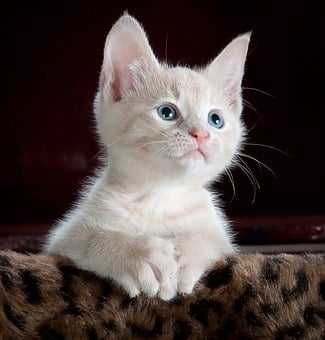
#> input picture Images/cat.jpg, 325 x 340 px
$ jupyter execute Lab_02_21-27-19_DS.ipynb   (shell and % lines are left out)
#> lines starting #> are read from the running program, lines starting #| are printed output that depends on the picture; after the words box and inside, x2 and y2 are one past the last pixel; in counts of white or black regions, pixels touching at a corner belong together
<h1 align="center">Lab Assignment 02</h1>

Name: Saurabh S. Ramteke
Roll No: 21-27-19
M.Tech: Data Science

Objective: To know how to use image filtering techniques

##### Importing Dependencies

[cell 1]
import cv2
import numpy as np
import random
import matplotlib.pyplot as plt

 LPF helps in removing noise, blurring images.
 HPF filters help in finding edges in images.

##### Types of Kernels
<div>

</div>

##### Noise Introduction

Speckle : a small spot or patch of colour.
<div>

</div>
Gauss : statistical noise having a probability density function (PDF) equal to that of the normal distribution, which is also known as the Gaussian distribution
<div>

</div>
Salt & Pepper : This noise can be caused by sharp and sudden disturbances in the image signal. It presents itself as sparsely occurring white and black pixels.
<div>

</div>
Poison :  uncertainty associated with the measurement of light, inherent to the quantized nature of light and the independence of photon detections.
<div>

</div>

[cell 2]
def copy_image():
    '''Copy the image, no parameter required'''
    image         = cv2.imread(r"Images//cat.jpg")
#> image is the input picture: shape (340, 325, 3); mean B, G, R 64.4, 66.9, 78.5
    image_RGB     = cv2.cvtColor(image, cv2.COLOR_BGR2RGB)
    return image_RGB

[cell 3]
def noisy(noise_typ, image):
    '''Function returns noisy image.
    Parameters
        Noise type = speckle, gauss, salt_pepper
        image = import image you want apply noise '''
#> called with noise_typ = 'speckle'

    if noise_typ =="speckle":
        row,col,ch = image.shape
#> row = 340; col = 325; ch = 3
        print(row,col,ch)
#| 340 325 3
        gauss = np.random.randn(row,col,ch)
        gauss = gauss.reshape(row,col,ch)
        noisy = image + gauss
        return noisy

    elif noise_typ == "gauss":
        row,col,ch= image.shape
        mean = 0
        var = 5
        sigma = var**0.5
        gauss = np.random.normal(mean,sigma,(row,col,ch))
        gauss = gauss.reshape(row,col,ch)
        noisy = image + gauss
        return noisy

    elif noise_typ == "salt_pepper":
        row,col,ch = image.shape
        noisy = np.copy(image)
        for i in range(row):
            y_cord = random.randint(0, row - 1)
            x_cord = random.randint(0, col - 1)
            noisy[y_cord][x_cord] = 255 # color pixel to white
        for i in range(col):
            y_cord = random.randint(0, row - 1)
            x_cord = random.randint(0, col - 1)
            noisy[y_cord][x_cord] = 0 # color pixel to black
        return noisy

#### Image Blurring (Smoothning)
Image blurring is achieved by convolving the image with a low-pass filter kernel. It is useful for removing noise. It actually removes high frequency content (eg: noise, edges) from the image. So edges are blurred a little bit in this operation (there are also blurring techniques which don't blur the edges).

##### 1. Averaging
It simply takes the average of all the pixels under the kernel area and replaces the central element.

##### 2. Gaussian Blurring
In this method, instead of a box filter, a Gaussian kernel is used. We should specify the width and height of the kernel which should be positive and odd. We also should specify the standard deviation in the X and Y directions, sigmaX and sigmaY respectively. If only sigmaX is specified, sigmaY is taken as the same as sigmaX. If both are given as zeros, they are calculated from the kernel size. Gaussian blurring is highly effective in removing Gaussian noise from an image.

Sigma controls amount of smoothning

##### 3. Median Blur
It takes the median of all the pixels under the kernel area and the central element is replaced with this median value. This is highly effective against salt-and-pepper noise in an image. Interestingly, in the above filters, the central element is a newly calculated value which may be a pixel value in the image or a new value. But in median blurring, the central element is always replaced by some pixel value in the image. It reduces the noise effectively. Its kernel size should be a positive odd integer.

[cell 4]
def smoothning_func(image, noise):
    '''Function will smoothen the noisy image and shows diff. o/p using diff. smoothening kernels.
    Parameters:
        image = original image - to show it in the screen to compare.
        noise = noisy image you want to apply smoothening filter'''
    noise1 = np.copy(noise)
    noise2 = np.copy(noise)
    noise3 = np.copy(noise)
    noise4 = np.copy(noise)

    # 3*3 Kernel
    kernel = np.ones((3,3),np.float32)/9
    Filter_2D = cv2.filter2D(noise1,-1, kernel)

    # Averaging blur
    blur = cv2.blur(noise2, (3,3))

    # GaussianBlur
    Gaussian_Blur = cv2.GaussianBlur(noise3, (3,3),0)

    # medianBlur
    median = cv2.medianBlur(noise4.astype(np.float32), 3)

    f, axis = plt.subplots(2, 3, figsize = (20,10))

    axis[0,0].set_title('Original_Image')
    axis[0,1].set_title('Noise_image')
    axis[0,2].set_title('2D_convolution')
    axis[1,0].set_title('Averageing')
    axis[1,1].set_title('Gaussian')
    axis[1,2].set_title('Median')

    axis[0,0].imshow(image)
    axis[0,1].imshow((noise).astype(np.uint8))
    axis[0,2].imshow((Filter_2D).astype(np.uint8))
    axis[1,0].imshow((blur).astype(np.uint8))
    axis[1,1].imshow((Gaussian_Blur).astype(np.uint8))
    axis[1,2].imshow((median).astype(np.uint8))

##### Noise = 'speckle'

[cell 5]
image1 = copy_image()
noise1 = noisy('speckle', image1)

smoothning_func(image1,noise1)
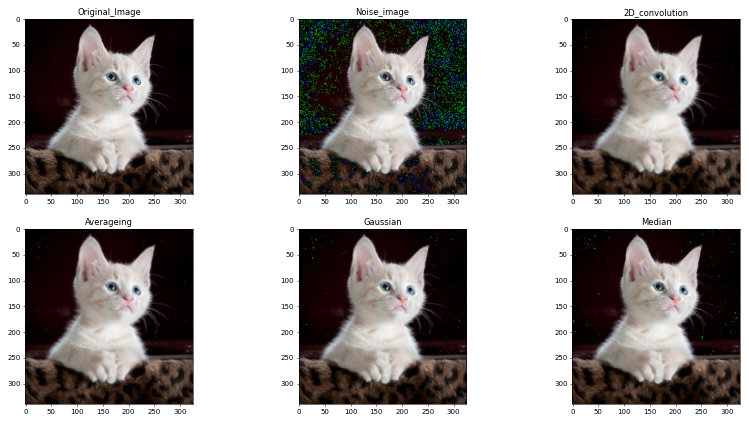
#> figure drawn by matplotlib, 6 panels

##### Noise = 'gauss'

[cell 6]
image2 = copy_image()
noise2 = noisy('gauss', image2)

smoothning_func(image2,noise2)
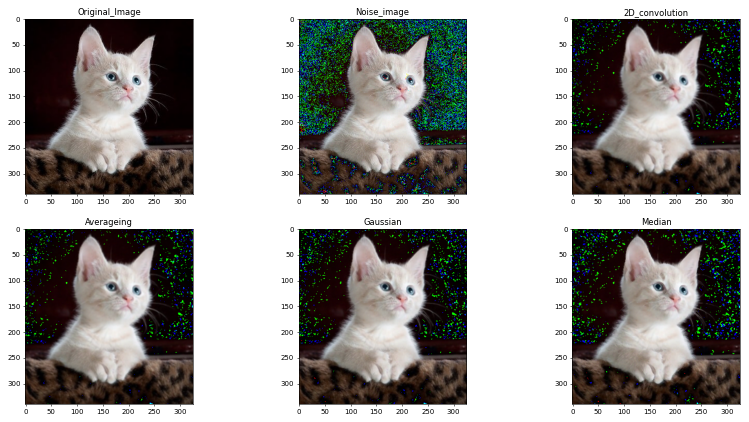
#> figure drawn by matplotlib, 6 panels

##### Noise = 'salt_pepper'

[cell 7]
image3 = copy_image()
noise3 = noisy('salt_pepper', image3)
#> call 3 of noisy, with noise_typ = 'salt_pepper'
#> after the loop in noisy (call 3), `for i in range(row):`:
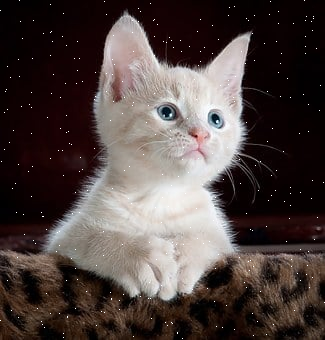
#> noisy: shape (340, 325, 3); mean R, G, B 79, 67.5, 65
#> after the loop in noisy (call 3), `for i in range(col):`:
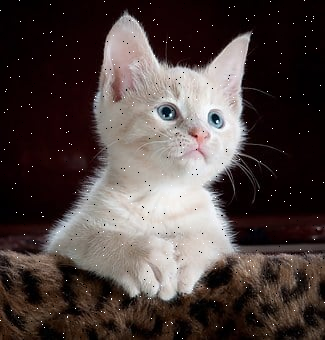
#> noisy: shape (340, 325, 3); 0.29% of pixels changed, all inside (x1, y1, x2, y2) = (0, 0, 325, 340)

smoothning_func(image3, noise3)
#> in smoothning_func (call 3), `Filter_2D = cv2.filter2D(noise1,-1, kernel)`:
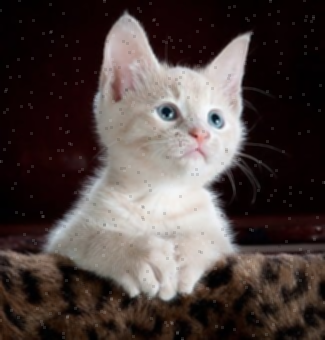
#> Filter_2D: shape (340, 325, 3); mean R, G, B 78.8, 67.3, 64.8
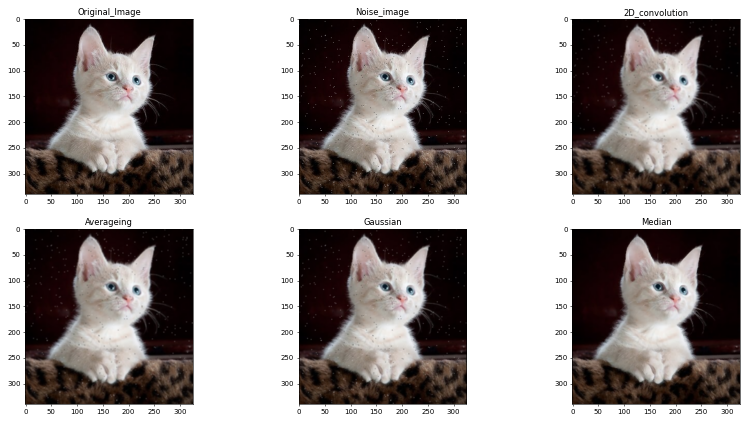
#> figure drawn by matplotlib, 6 panels

$ run again, with Images/bullet.jpg copied over Images/cat.jpg
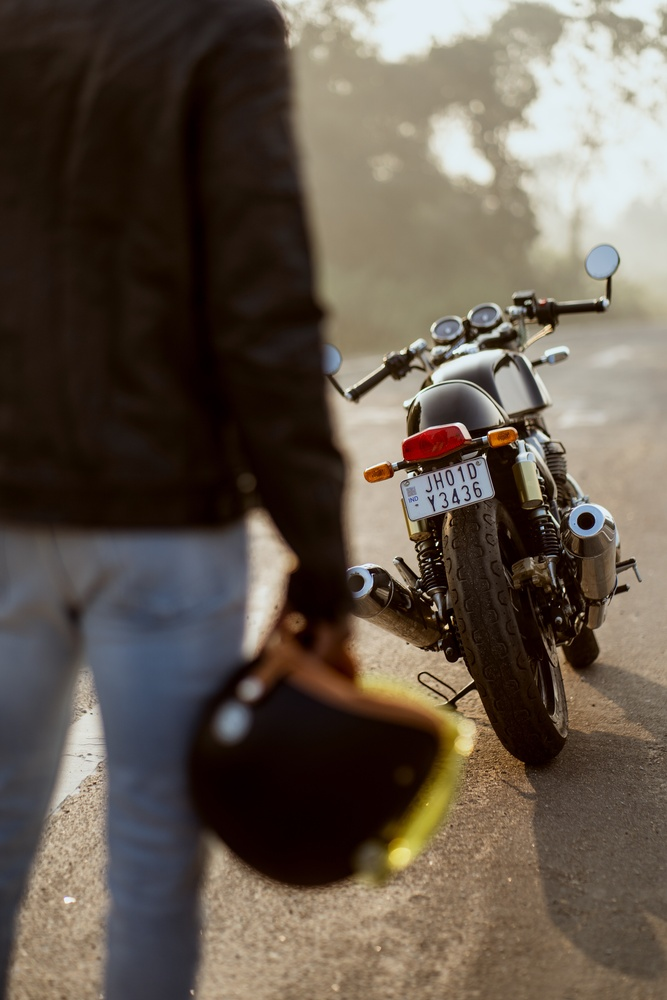
#> input picture Images/bullet.jpg, 667 x 1000 px, shrunk from 4000 x 6000 before the run
#> in copy_image, image is the input picture: shape (1000, 667, 3); mean B, G, R 76.6, 87.8, 98.8
#| 1000 667 3
#> after the loop in noisy (call 3), `for i in range(row):`:
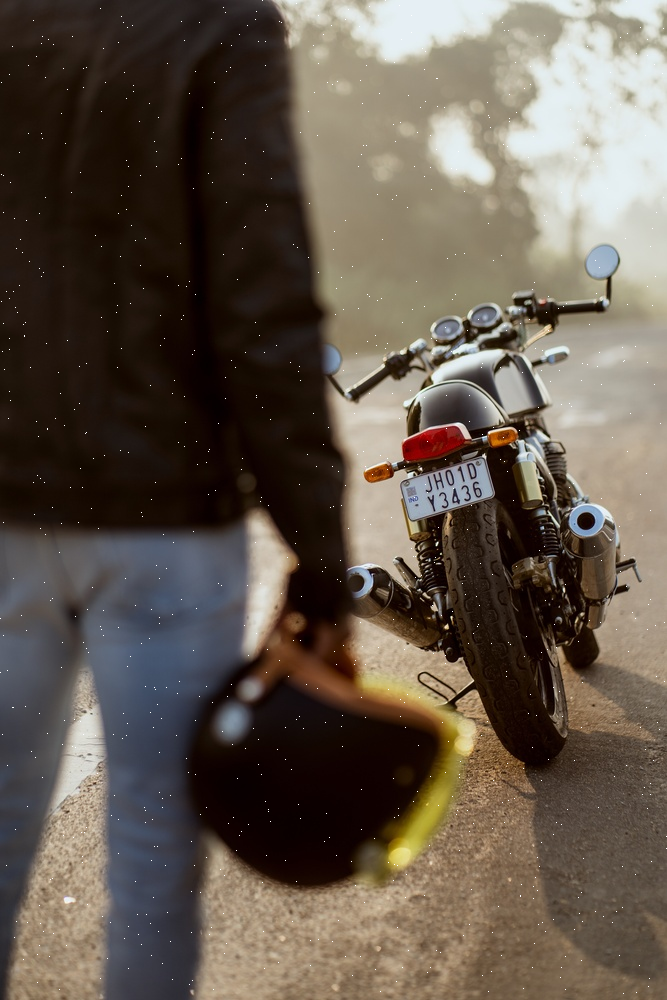
#> noisy: shape (1000, 667, 3); mean R, G, B 99.1, 88, 76.9
#> after the loop in noisy (call 3), `for i in range(col):`:
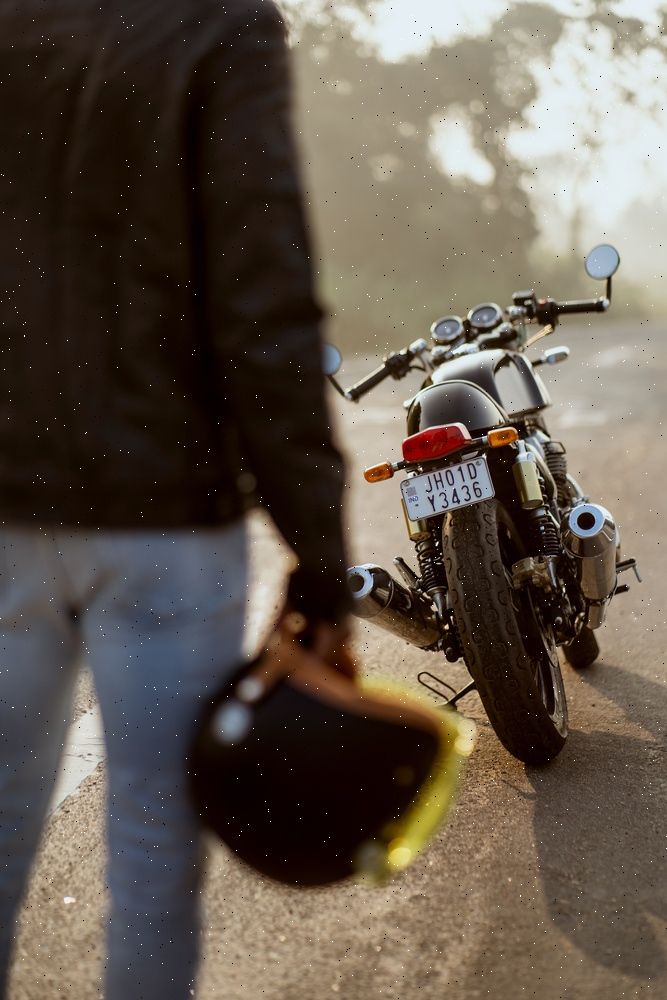
#> noisy: shape (1000, 667, 3); 0.1% of pixels changed, all inside (x1, y1, x2, y2) = (0, 0, 667, 999)
